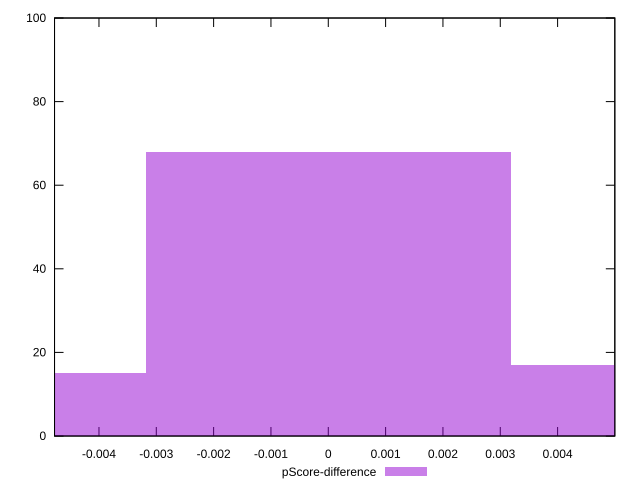

Source code (gnuplot):
reset

$pScoreDifference <<EOF
0 68
-0.0063592592464091135 15
0.0063592592464091135 17
EOF

set key outside below
set boxwidth 0.0063592592464091135
set xrange [-0.004775095755946795:0.004998172761160408]
set yrange [0:100]
set trange [0:100]
set style fill transparent solid 0.5 noborder
set terminal svg size 640, 490 enhanced background rgb 'white'
set output "report_00015_2021-02-09T16-11-33.973Z/largest-contentful-paint/samples/pages+cached+noadtech/pScore-difference/histogram.svg"

plot $pScoreDifference title "pScore-difference" with boxes

reset
